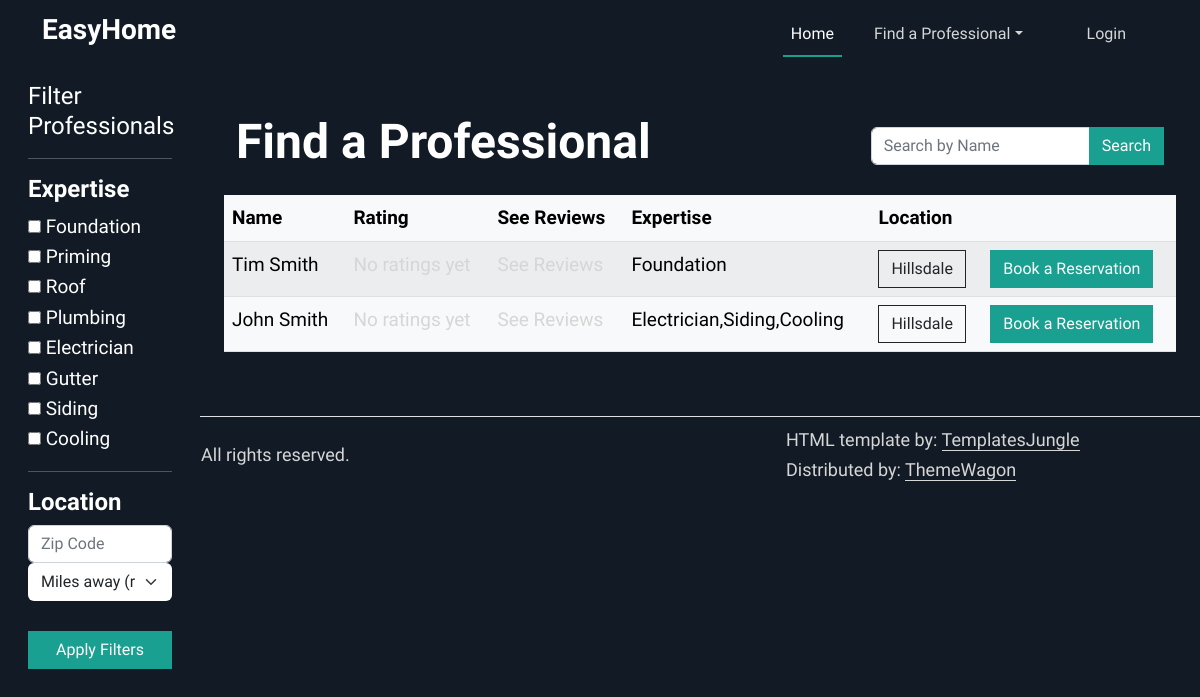
Page /professionals on the earlier database version.
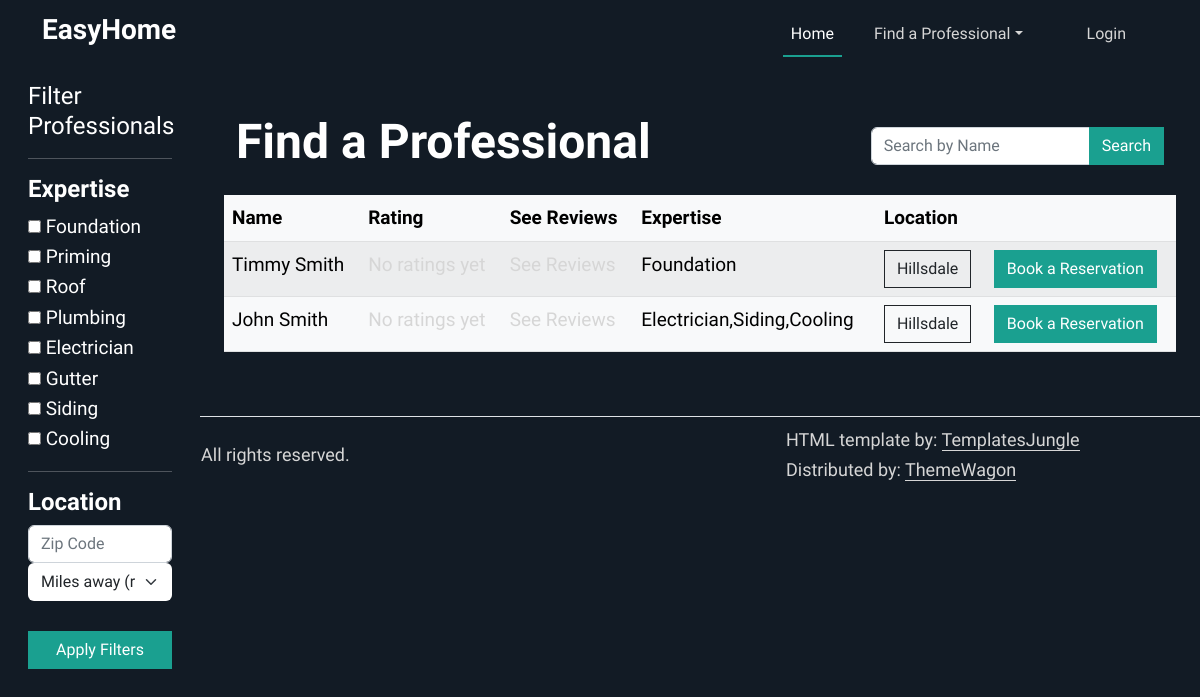
Same page on the later database version.
### tables this page shows
CREATE TABLE professionals (
                  id INTEGER PRIMARY KEY AUTOINCREMENT,
                  user_id INTEGER NOT NULL,
                  profession VARCHAR2(50) NOT NULL,
                  hourly_cost DECIMAL(10,2),
                  description TEXT,
                  is_verified BOOLEAN DEFAULT 0,
                  FOREIGN KEY (user_id) REFERENCES users(id)
            );

CREATE TABLE users (
                id INTEGER PRIMARY KEY AUTOINCREMENT,
                first_name VARCHAR2(25) NOT NULL,
                middle_name VARCHAR2(15),
                last_name VARCHAR2(25) NOT NULL,
                gender CHAR(1) CHECK (gender IN ('M','F','O')) NOT NULL,
                phone_number VARCHAR2(12) NOT NULL,
                email VARCHAR2(50) NOT NULL,
                password VARCHAR2(50) NOT NULL,
                street_number VARCHAR2(10),
                street_name VARCHAR2(35),
                town VARCHAR2(30),
                state CHAR(2),
                zip_code NUMBER(5),
                user_type VARCHAR2(20) CHECK (user_type IN ('customer','professional')) DEFAULT 'customer'
            );

### app.py (the view, shortened to what this page needs)
@app.route('/professionals', methods=["GET", "POST"])
def professionals():
    list = get_professionals()
    user_zip = None
    if current_user.is_authenticated:
        user_zip = get_user_by_id(current_user.id).zip_code
    return render_template("professionals.html", professionals=list, user_zip=user_zip)

### templates/professionals.html (shortened to what the changed rows need)
{%extends "base.html"%}
{%block content%}
<div class="container-fluid">
  <div class="row">
    <main class="col-md-9 ms-sm-auto col-lg-10 px-md-4 offset-md-3">
        <section id="feature">
          <div class="container py-5">
            <div class="row align-items-center mb-3">
              <div class="col-md-8">
                <h2>Find a Professional</h2>
              </div>
            </div>
          <div class="row">
            <table class="table table-striped table-light">
              <thead>
                <tr>
                  <th scope="col">Name</th>
                  <th scope="col">Rating</th>
                  <th scope="col">See Reviews</th>
                  <th scope="col">Expertise</th>
                  <th scope="col">Location</th>
                  <th scope="col"></th>
                </tr>
              </thead>
              <tbody>
                {%for prof in professionals%}
                <tr>
                  <td>{{prof.first_name}} {{prof.last_name}}</td>
                  <td>
                    <a href="/submit_review/{{prof.user_id}}">
                    {% if prof.avg_rating > 0 %}
                    <span class="text-warning">
                      {% for i in range(prof.avg_rating|int) %}
                        <i class="fas fa-star"></i>
                      {% endfor %}
                      {% if prof.avg_rating % 1 >= 0.5 %}
                        <i class="fas fa-star-half-alt"></i>
                      {% endif %}
                    </span>
                    {{ prof.avg_rating }} ({{ prof.review_count }} reviews)
                  {% else %}
                    No ratings yet
                  {% endif %}
                </a>
                </td>
                <td>
                  {% if prof.avg_rating > 0 %}
                    <span class="text-warning">
                      {% for i in range(prof.avg_rating|int) %}
                        <i class="fas fa-star"></i>
                      {% endfor %}
                      {% if prof.avg_rating % 1 >= 0.5 %}
                        <i class="fas fa-star-half-alt"></i>
                      {% endif %}
                    </span>
                    <a href="/reviews/{{prof.prof_id}}">{{ prof.avg_rating }} ({{ prof.review_count }} reviews)</a>
                  {% else %}
                    <a href="/reviews/{{prof.prof_id}}">See Reviews</a>
                  {% endif %}
                </td>
                  <td>{{prof.profession}}</td>
                  <td><button type="button" class="btn btn-outline-dark" data-bs-toggle="modal"
                      data-bs-target="#exampleModal{{ loop.index }}">
                      {{prof.town}}
                    </button>
                  </td>
                  <td><a href="/createReservation/{{prof.user_id}}" class="btn btn-primary" role="button">Book a Reservation</a></td>
                </tr>
                {%endfor%}
              </tbody>
            </table>
          </div>
        </div>
      </section>
    </main>
  </div>
</div>
{%endblock%}

Differences in the rows shown:
changed through a linked row, professionals "Foundation": first_name "Tim" → "Timmy"
